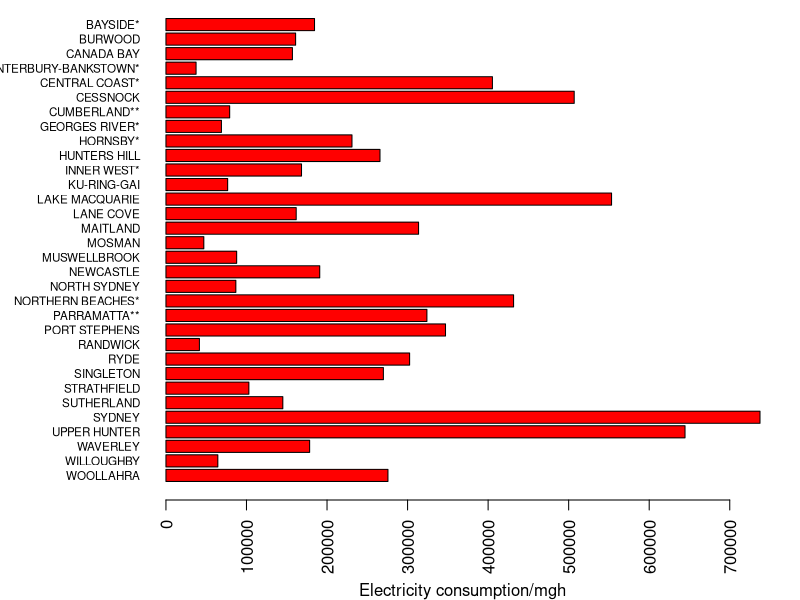
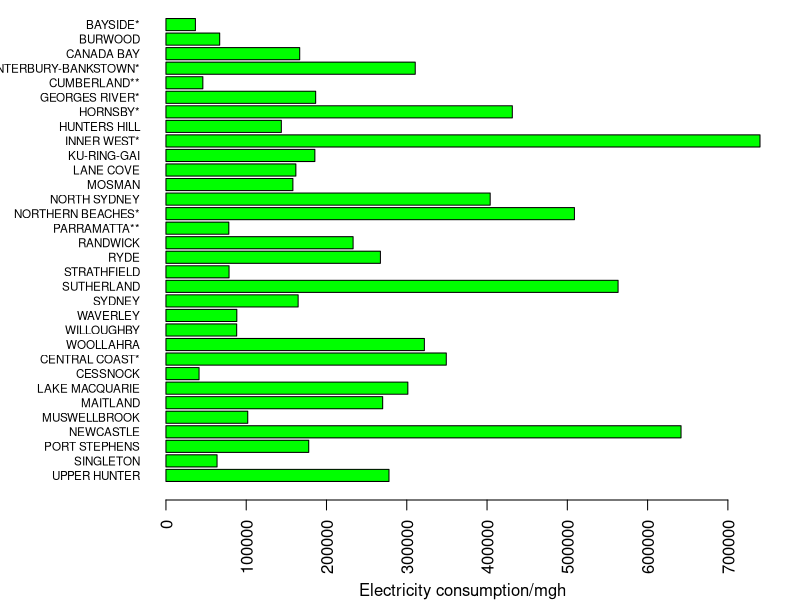
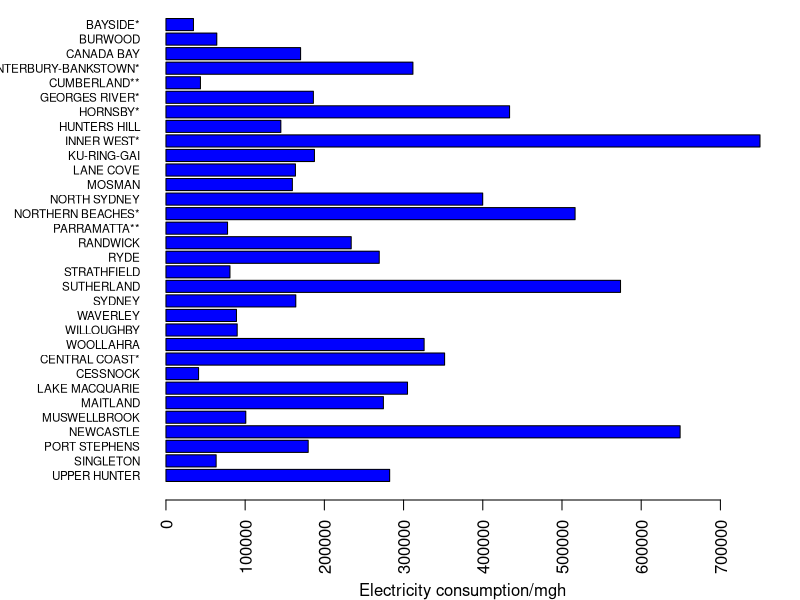
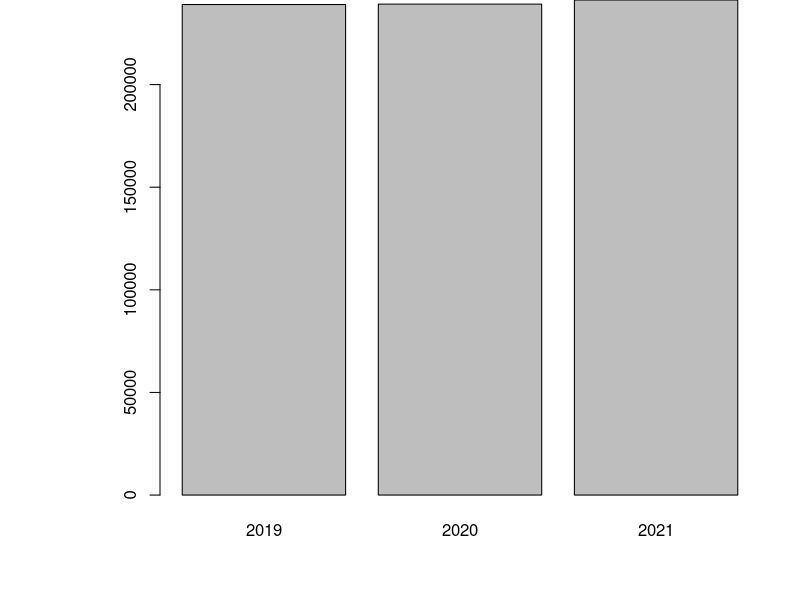
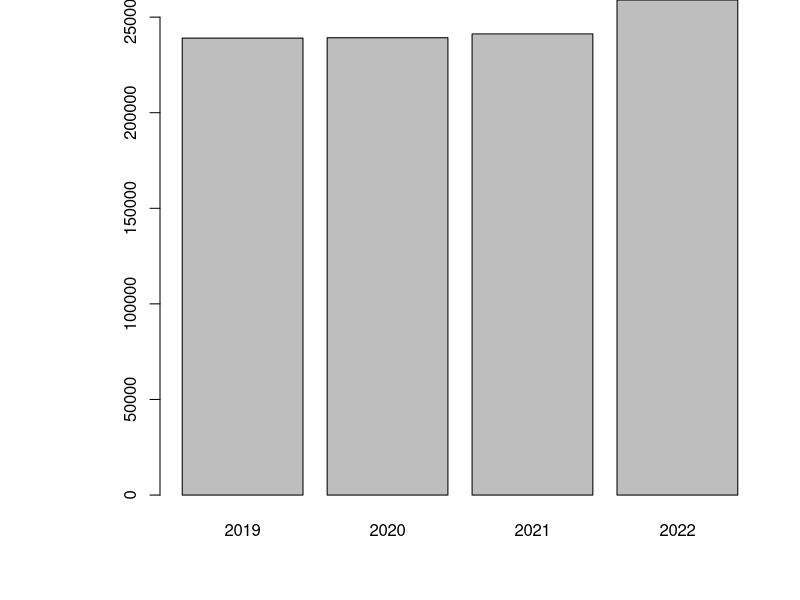

Write R code to recreate these figures, in order.
## ---- chunk 1
knitr::opts_chunk$set(echo = TRUE)
## ---- chunk 2
library(readxl)
data2019 <- read_excel("data/Ausgrid average electricity consumption by LGA 201819.xlsx", range = "A1:Q40")
data2020 <- read_excel("data/Ausgrid average electricity consumption by LGA 2020.xlsx", range = "A2:Q43")
data2023 <- read_excel("data/Ausgrid average electricity consumption by LGA 202223 excel.xlsx", range = "A2:Q43")
## ---- chunk 3
# For the 2019 data set
dim(data2019)
head(data2019, 10)
# For the 2020 data set
dim(data2020)
head(data2020, 10)
# For the 2023 data set
dim(data2023)
head(data2023, 10)
## ---- chunk 4
filter_int <- function(data){
  integers <- as.numeric(grep("\\d+", data, value = TRUE))
  max_index <- which(integers == max(integers))
  return(integers[-max_index])
}
ex_cwords <- function(words) {
  capital_words <- words[str_detect(words, "^([A-Z]+)$")]
  return(capital_words)
}
wrap.it <- function(x, len)
{ 
  sapply(x, function(y) paste(strwrap(y, len), 
                              collapse = "\n"), 
         USE.NAMES = FALSE)
}

wrap.labels <- function(x, len)
{
  if (is.list(x))
  {
    lapply(x, wrap.it, len)
  } else {
    wrap.it(x, len)
  }
}
## ---- chunk 5
library(readxl)
library(dplyr)
options(scipen = 999)

# Read in files
extracted_data <- read_excel("data/Electricity_consumption(extracted).xlsx")
extracted_data <- arrange(extracted_data)

# Setting up the output graph
par(mar = c(5, 8, 0, 2), mgp = c(4, 1, 0))

# The 2019 Dataset
values2019 <- extracted_data$`2019-R`
suburbs2019 <- extracted_data$H2019
barplot(values2019, names.arg=wrap.labels(rev(suburbs2019), 20), 
        col="red", xlab=" Electricity consumption/mgh", horiz=T, las=2, cex.names = 0.7)

# The 2020 Dataset
values2020 <- extracted_data$`2020-R`
suburbs2020 <- extracted_data$H2020
barplot(values2020, names.arg=wrap.labels(rev(suburbs2020), 20), 
        col="green", xlab=" Electricity consumption/mgh", horiz=T, las=2, cex.names = 0.7)

# The 2021 Dataset
values2021 <- extracted_data$`2021-R`
suburbs2021 <- extracted_data$H2021
barplot(values2021, names.arg=wrap.labels(rev(suburbs2021), 20), 
        col="blue", xlab=" Electricity consumption/mgh", horiz=T, las=2, cex.names = 0.7)
## ---- chunk 6
sdev1 = mean(values2019)
sdev2 = mean(values2020)
sdev3 = mean(values2021)
ts = c(sdev1, sdev2, sdev3)
barplot(ts, names.arg=c('2019', '2020', '2021'))
## ---- chunk 7
values2022 <- extracted_data$`2022-R`
values2022 <- na.omit(values2022)
sdev4 <- mean(values2022)
cp <- c(sdev1, sdev2, sdev3, sdev4)
barplot(cp, names.arg=c('2019', '2020', '2021', '2022'))
print(sdev4-sdev2)
